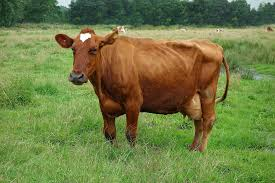
#> input picture sample_cow.jpeg, 275 x 183 px
$ jupyter execute sample.ipynb   (older library calls are emulated)
#> lines starting #> are read from the running program, lines starting #| are printed output that depends on the picture; after the words box and inside, x2 and y2 are one past the last pixel; in counts of white or black regions, pixels touching at a corner belong together
### bounding_box_argumentation.py
import cv2
import numpy as np
import torch
from cheak_tools import cheak_type, cheak_interval

def ext_black(img, extend):
    cheak_type(extend, int)
    cheak_interval(extend, mini=0, left_close=True)
    output = np.zeros((img.shape[0] + 2*extend, img.shape[1] + 2*extend, img.shape[2]), np.uint8)
    output[extend:-extend, extend:-extend] = img
    return output

def crop_square(img, start, length):
    cheak_type(length, int)
    cheak_interval(length, mini=0, left_close=False)
    output = img[start[1]:start[1]+length, start[0]:start[0]+length]
    # note order of x y in cv2-array is array[y, x]
    return output

def random_crop_square(img, start, end, n_crop=1, resize=-1, box_in_crop_ratio=[0.707, 1.414], flip=False):
    cheak_type(resize, int)
    cheak_type(n_crop, int)
    cheak_interval(box_in_crop_ratio[1], mini=0)
    cheak_interval(box_in_crop_ratio[0], mini=0, maxi=box_in_crop_ratio[1], left_close=True, right_close=True)

    output = []
    box_center = np.array([start[0]+end[0], start[1]+end[1]])/2
    half_weith = int((end[0]-start[0]+1)/2)
    half_hight = int((end[1]-start[1]+1)/2)
    extend = 4*max(half_weith, half_hight)
    img = ext_black(img, extend)
    box_center += extend
    crop_ratio = np.random.rand(n_crop)*(box_in_crop_ratio[1]-box_in_crop_ratio[0])+box_in_crop_ratio[0]
    crop_half_length = crop_ratio*max(half_weith, half_hight)
    for c in range(n_crop):
        crop_center = box_center + (np.random.rand(2)*2*crop_half_length[c] - crop_half_length[c])
        crop_img = (crop_square(img,
                                (crop_center-crop_half_length[c]).astype(np.int),
                                int(2*crop_half_length[c])
                               )
                   )
        if resize>0:
            crop_img = cv2.resize(crop_img, (resize, resize))

        crop_box_center = box_center - crop_center + crop_half_length[c]
        crop_start = crop_box_center - np.array([half_weith, half_hight])
        crop_end = crop_box_center + np.array([half_weith, half_hight])
        crop_box_center /= 2*crop_half_length[c]
        crop_half_weith = half_weith/(2*crop_half_length[c])
        crop_half_hight = half_hight/(2*crop_half_length[c])

        if flip:
            if np.random.rand()>0.5:
                crop_img = cv2.flip(crop_img, 1)
                crop_box_center[0] = 1- crop_box_center[0]

        output.append([crop_img, crop_box_center, crop_half_weith, crop_half_hight])

    return output

# [73 lines left out: functions random_crop_square_full_box, random_crop_square_nothing, not called in this run]

def img_to_torch(numpy_img):
    return torch.tensor(np.transpose(numpy_img.astype(np.float32), (0,3,1,2))/127.5 - 1)

# [28 lines left out: function ssd_like_argumentation, not called in this run]

### sample.ipynb
[cell 1]
import cv2
import numpy as np
import matplotlib.pyplot as plt
from bounding_box_argumentation import random_crop_square
from bounding_box_argumentation import random_crop_square_nothing

def show_cv(img):
    plt.imshow(img[:,:,::-1])
    plt.show() #wrap

[cell 2]
box_start = np.array([50, 30])
box_end = np.array([230, 150])

img = cv2.imread("sample_cow.jpeg")
#> img is the input picture: shape (183, 275, 3); mean B, G, R 68, 124.1, 112
img = cv2.rectangle(img, tuple(box_start), tuple(box_end), (0,255,0), 2)
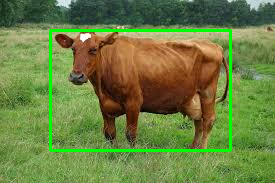
#> img: shape (183, 275, 3); 3.57% of pixels changed, all inside (x1, y1, x2, y2) = (49, 29, 232, 152)
img = cv2.circle(img,tuple(((box_start + box_end)/2).astype(np.int)), 5, (255, 0, 0), -1)
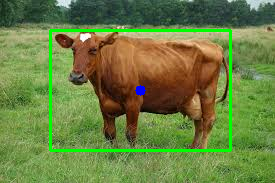
#> img: shape (183, 275, 3); 0.16% of pixels changed, all inside (x1, y1, x2, y2) = (135, 85, 146, 96)
show_cv(img)

[cell 3]
corp = random_crop_square(img, start=box_start, end=box_end, n_crop=1, resize=128, flip=True)
#> in ext_black, `output[extend:-extend, extend:-extend] = img`:
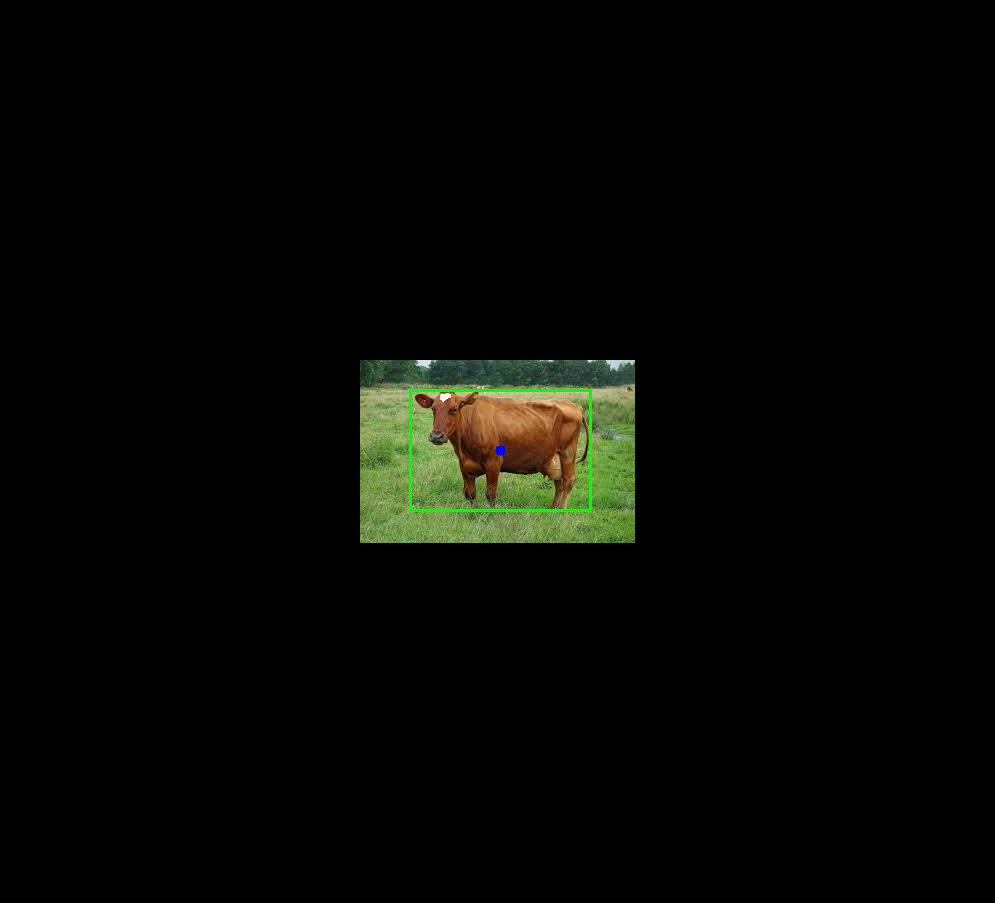
#> output: shape (903, 995, 3); mean B, G, R 3.6, 7.1, 6
#> after the loop in random_crop_square, `for c in range(n_crop):`: output = []

i = 0
show_cv(corp[i][0])
print(corp[i][1:])

[cell 4]
crop = random_crop_square(img, start=box_start, end=box_end, n_crop=10, resize=128, flip=True)

fig=plt.figure(figsize=(16, 16))
i=1
for crop_result in crop:
    fig.add_subplot(1, 10, i)
    i+=1
    plt.imshow(crop_result[0][:,:,::-1])

[cell 5]
crop = random_crop_square_nothing(img, box_start.reshape(1,-1), box_end.reshape(1,-1), n_crop=10, minimum_length=64)
fig=plt.figure(figsize=(16, 16))
i=1
for crop_result in crop:
    fig.add_subplot(1, 10, i)
    i+=1
    plt.imshow(crop_result[:,:,::-1])
